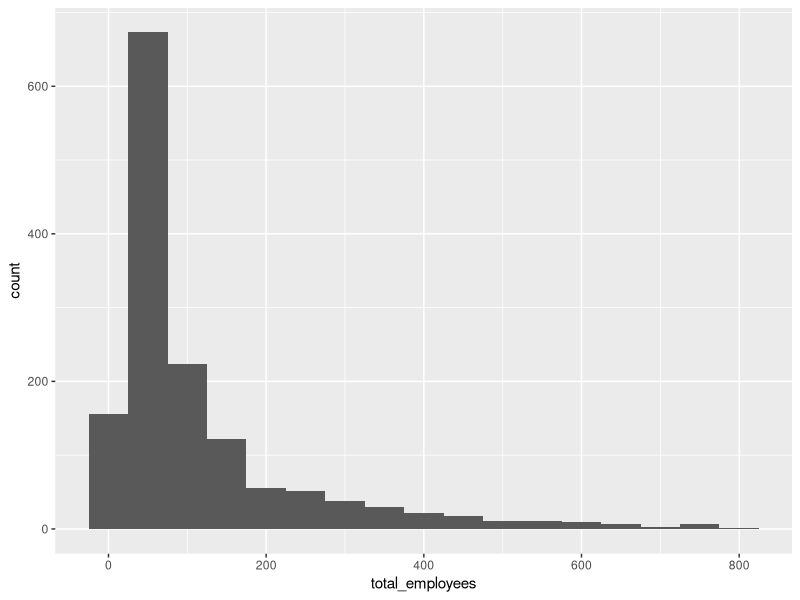
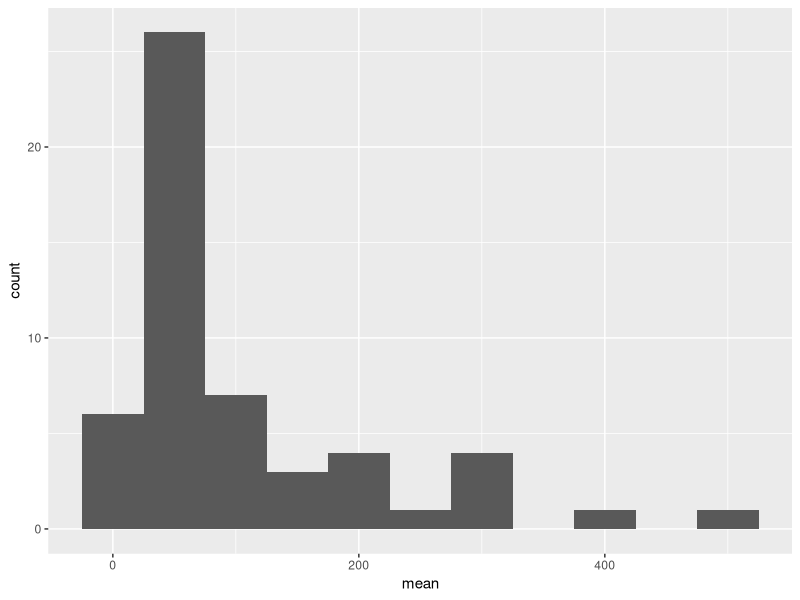

Recreate these plots in R, in order.
## ---- chunk 1
#| label: setup
#| warning: false
#| message: false

library(tidyverse)
library(readxl)
knitr::opts_chunk$set(echo = TRUE, warning=FALSE, message=FALSE)
## ---- chunk 2
# Reading the excel file initally
# Observed that the first 3 rows contain meta-data, so we skip those rows
raw_ds <- read_excel('_data/StateCounty2012.xls', skip=3, col_names = TRUE)
head(raw_ds)
## ---- chunk 3
# Here we observe that there are some unwanted columns in the dataset, so we select only those columns that we require.
raw_ds_v2 <- select(raw_ds, 1,3,5)
head(raw_ds_v2)
## ---- chunk 4
# Here we remove the null values from the county column (These rows are actually subtotal values in the excel that need to filtered from the final dataset)
# Also renamed the column names using more contexual words.
final_ds <- rename(raw_ds_v2, total_employees = TOTAL, state = STATE, county = COUNTY) %>% filter(!is.na(county))
## ---- chunk 5
# The final cleaned dataset looks like below
final_ds
## ---- chunk 6
#| label: summary
str(final_ds)
## ---- chunk 7
# Calculating overall central tendency and dispersion statistics of number of employees
summary_df <- final_ds %>% select("total_employees") %>% summarize_all(list(mean = mean, median = median, sd = sd, min = min, max = max, IQR = IQR), na.rm = TRUE)
summary_df
## ---- chunk 8
# Calculating central tendency and dispersion statistics of number of employees for each state
state_ds <- final_ds %>%
  group_by(state) %>%
  select("total_employees") %>%
  summarize_all(list(mean = mean, median = median, sd = sd, min = min, max = max, IQR = IQR), na.rm = TRUE)

state_df = select(state_ds, 1, 2)
print(state_ds)
## ---- chunk 9
# Filtering out the extreme values from the dataset to build a histogram for distribution of #counties X total_employees
filtered_ds <- filter(final_ds, `total_employees` < 800 & `total_employees` > 20)
## ---- chunk 10
ggplot(filtered_ds, aes(total_employees)) + geom_histogram(binwidth = 50)
## ---- chunk 11
# Histogram of #States and mean of number of employees
ggplot(state_df, aes(mean)) + geom_histogram(binwidth = 50)
